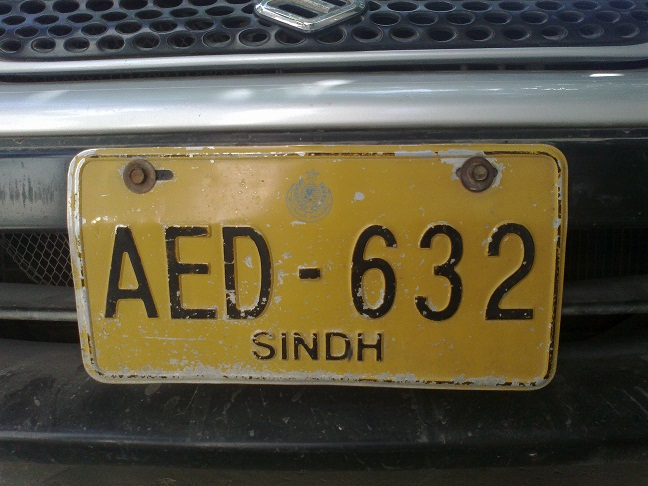
%> input picture images/img1.jpg, 648 x 486 px
$ octave --eval "numberPlateExtraction;"   (GNU Octave 9; MATLAB toolbox functions it lacks are replaced by stand-ins)
%> lines starting %> are read from the running program, lines starting %| are printed output that depends on the picture; in (x1, y1, x2, y2) boxes, pixels count from 0 and x2, y2 are one past the last pixel; in counts of white or black regions, pixels touching at a corner belong together; the program's own positions count from 1
function numberPlateExtraction
%NUMBERPLATEEXTRACTION extracts the characters from the input number plate image.

f=imread('images/img1.jpg'); % Reading the number plate image.
%> f is the input picture: size 486x648x3 uint8; mean R, G, B 92.7, 86.3, 65.4
f=imresize(f,[400 NaN]); % Resizing the image keeping aspect ratio same.
%> f: size 400x534x3 uint8
g=rgb2gray(f); % Converting the RGB (color) image to gray (intensity).
g=medfilt2(g,[3 3]); % Median filtering to remove noise.
se=strel('disk',1); % Structural element (disk of radius 1) for morphological processing.
gi=imdilate(g,se); % Dilating the gray image with the structural element.
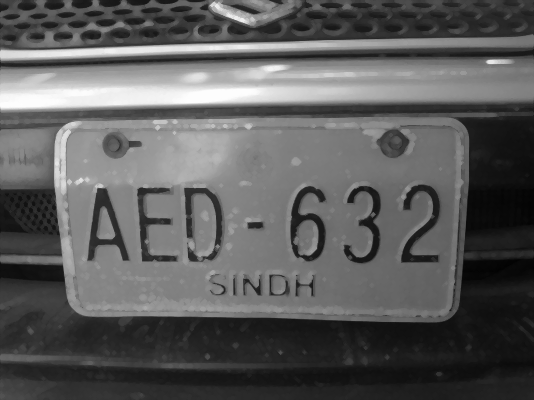
%> gi: size 400x534 uint8; min 1, max 254, mean 91.3
ge=imerode(g,se); % Eroding the gray image with structural element.
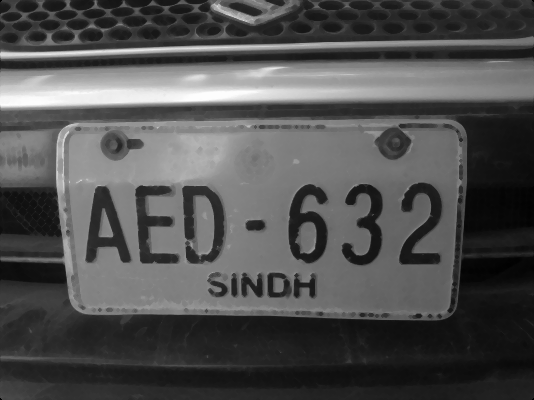
%> ge: size 400x534 uint8; min 0, max 253, mean 79.8
gdiff=imsubtract(gi,ge); % Morphological Gradient for edges enhancement.
gdiff=mat2gray(gdiff); % Converting the class to double.
%> gdiff: size 400x534 double
gdiff=conv2(gdiff,[1 1;1 1]); % Convolution of the double image for brightening the edges.
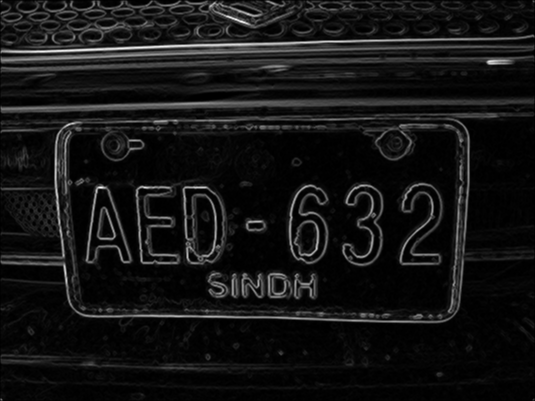
%> gdiff: size 401x535 double; min 0, max 3.54, mean 0.288; drawn with min black and max white
gdiff=imadjust(gdiff,[0.5 0.7],[0 1],0.1); % Intensity scaling between the range 0 to 1.
B=logical(gdiff); % Conversion of the class from double to binary.
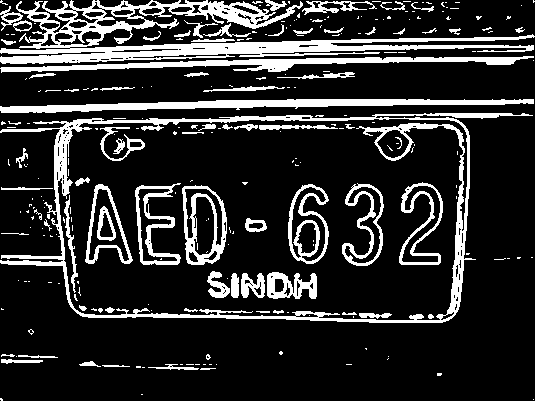
%> B: size 401x535 logical; 18.1% white; 256 white regions (181 under 20 px), largest, box (x1, y1, x2, y2) and area: (0, 0, 535, 64) 10093, (0, 113, 533, 323) 7920, (0, 99, 534, 113) 3513
% Eliminating the possible horizontal lines from the output image of regiongrow
% that could be edges of license plate.
er=imerode(B,strel('line',50,0));
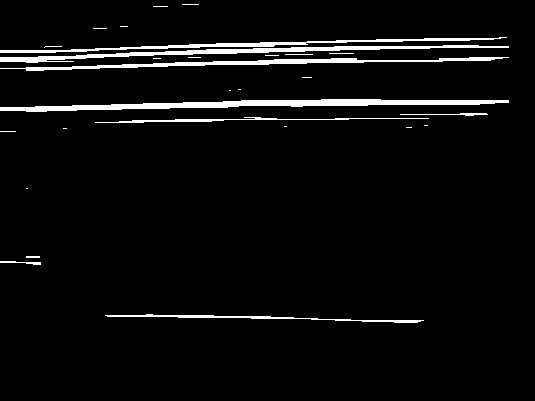
%> er: size 401x535 logical; 4.5% white; 28 white regions (17 under 20 px), largest, box (x1, y1, x2, y2) and area: (0, 99, 509, 112) 2791, (0, 45, 509, 63) 1996, (0, 57, 509, 71) 1702
out1=imsubtract(B,er);
%> out1: size 401x535 double; values 0 (black) and 1 (white), 13.6% white; 417 white regions (241 under 20 px), largest, box (x1, y1, x2, y2) and area: (16, 0, 303, 50) 4264, (356, 117, 476, 323) 2460, (1, 118, 132, 318) 2220
% Filling all the regions of the image.
F=imfill(out1,'holes');
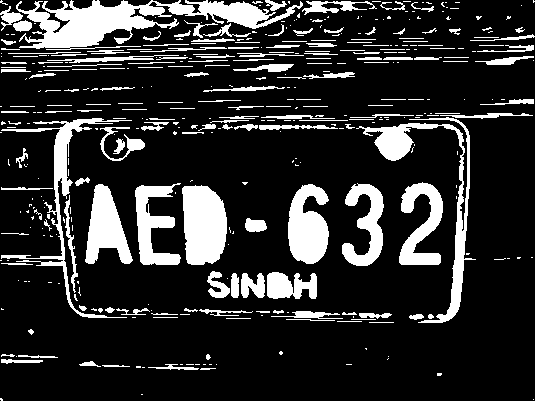
%> F: size 401x535 double; values 0 (black) and 1 (white), 18.1% white; 404 white regions (228 under 20 px), largest, box (x1, y1, x2, y2) and area: (16, 0, 303, 50) 6016, (356, 117, 476, 323) 3187, (182, 185, 227, 265) 2988
% Thinning the image to ensure character isolation.
H=bwmorph(F,'thin',1);
%> H: size 401x535 logical; 13.8% white; 404 white regions (253 under 20 px), largest, box (x1, y1, x2, y2) and area: (16, 1, 302, 50) 4902, (183, 186, 226, 264) 2781, (356, 118, 476, 323) 2253
H=imerode(H,strel('line',3,90));
%> H: size 401x535 logical; 9.1% white; 171 white regions (137 under 20 px), largest, box (x1, y1, x2, y2) and area: (183, 187, 226, 263) 2688, (29, 2, 153, 47) 2682, (289, 186, 328, 262) 2016
% Selecting all the regions that are of pixel area more than 100.
final=bwareaopen(H,100);
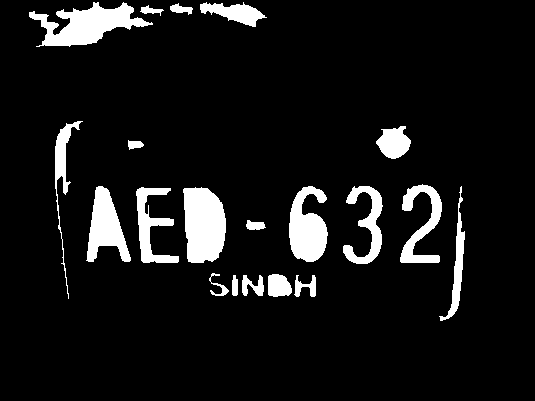
%> final: size 401x535 logical; 8.5% white; 20 white regions
% final=bwlabel(final); % Uncomment to make compitable with the previous versions of MATLAB�
% Two properties 'BoundingBox' and binary 'Image' corresponding to these
% Bounding boxes are acquired.
Iprops=regionprops(final,'BoundingBox','Image');
%> Iprops = 20 regions; largest, box (x1, y1, x2, y2): (29, 2, 153, 47), (55, 121, 83, 299), (439, 186, 465, 321), (86, 186, 131, 262), (400, 184, 442, 263)
% Selecting all the bounding boxes in matrix of order numberofboxesX4;
NR=cat(1,Iprops.BoundingBox);
%> NR = 20 rows, first 8: [29.5 2.5 124 45; 55.5 121.5 28 178; 86.5 186.5 45 76; 128.5 140.5 16 10; 136.5 187.5 43 76; 140.5 5.5 24 11; 170.5 3.5 23 12; 183.5 187.5 43 76]
% Calling of controlling function.
%> (the run ends here)
